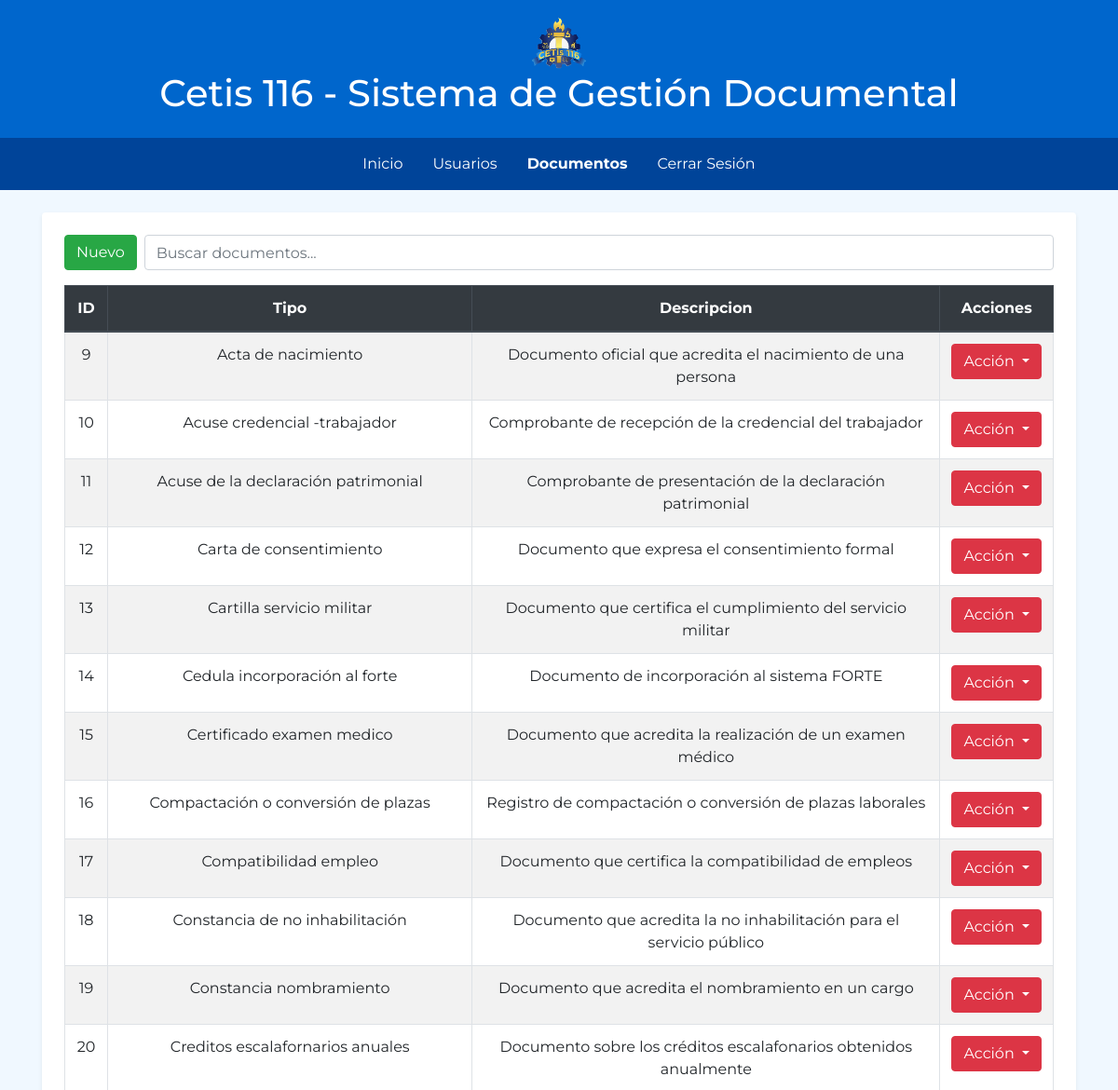
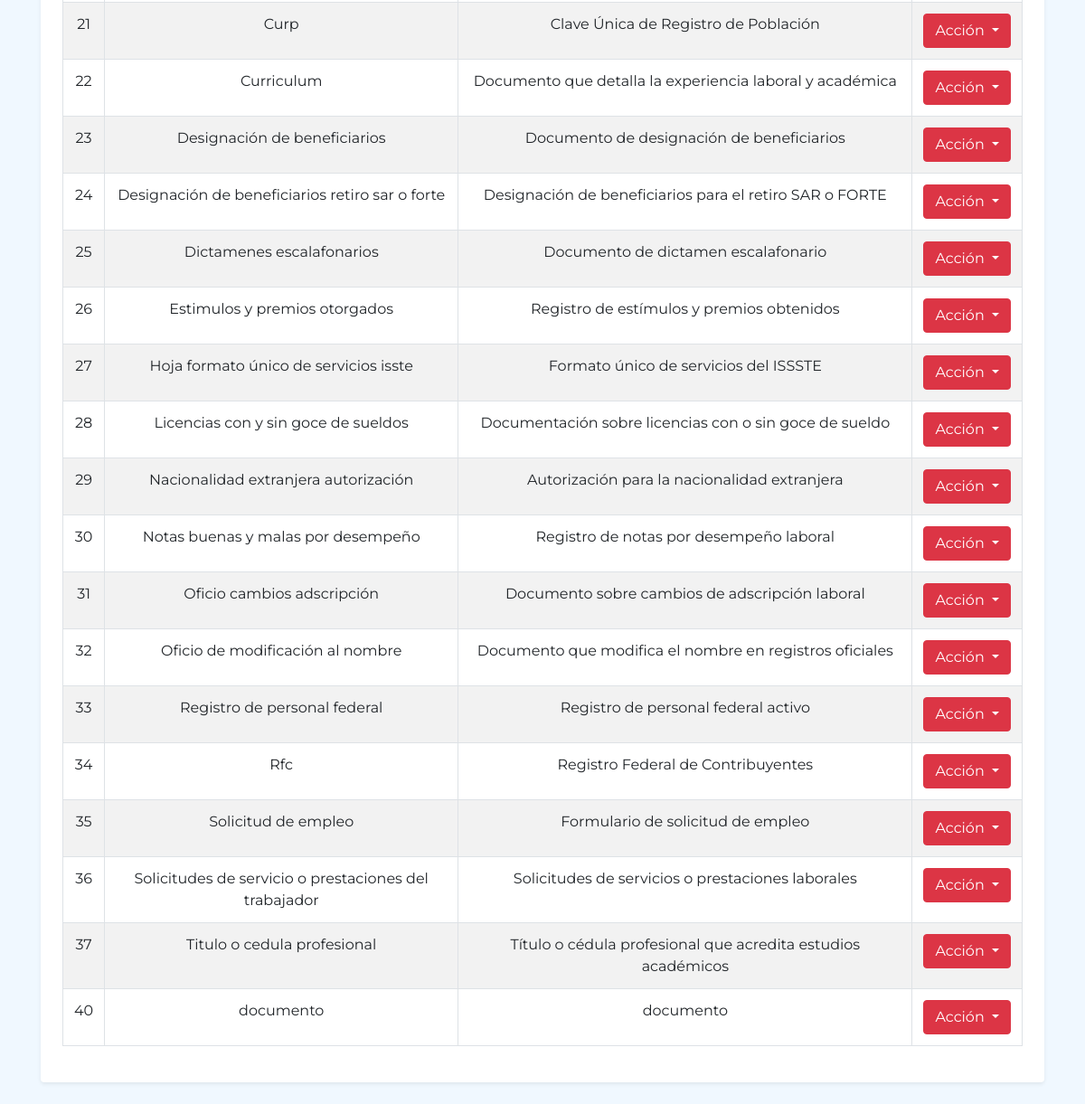
Screenshot of /admin/tipo_documentos/documentos.php (signed in) with the database file from the repository (2 pictures, top to bottom).
### tables this page shows
CREATE TABLE `tipos_documentos` (
  `id` int(11) NOT NULL,
  `tipo` varchar(100) NOT NULL,
  `descripcion` varchar(200) NOT NULL
);

### admin/tipo_documentos/documentos.php (the view, shortened to what this page needs)
<?php
$conexion = mysqli_connect("localhost", "root", "", "repositorio_c116");
$consulta = "SELECT * FROM tipos_documentos";
$query = mysqli_query($conexion, $consulta);
?>
<!DOCTYPE html>
<html lang="es">
<head>
    <link rel="stylesheet" href="https://stackpath.bootstrapcdn.com/bootstrap/4.5.2/css/bootstrap.min.css">
    <link rel="stylesheet" href="https://cdnjs.cloudflare.com/ajax/libs/font-awesome/5.15.3/css/all.min.css">
</head>
<body>
    <header class="header text-center py-3">
        <img src="../../img/logo.png" width="60" height="60" alt="">
        <h1>Cetis 116 - Sistema de Gestión Documental</h1>
    </header>
    <nav class="nav-custom">
        <ul class="nav justify-content-center py-2">
            <li class="nav-item">
                <a class="nav-link text-white" href="../index.php">Inicio</a>
            </li>
            <li class="nav-item">
                <a class="nav-link text-white" href="../usuarios/usuarios.php">Usuarios</a>
            </li>
            <li class="nav-item">
                <a class="nav-link text-white font-weight-bold" href="../tipo_documentos/documentos.php">Documentos</a>
            </li>
            <li class="nav-item">
                <a class="nav-link text-white" href="" data-toggle="modal" data-target="#logoutModal">Cerrar Sesión</a>
            </li>
        </ul>
    </nav>
    <div class="container my-4">
        <div class="content bg-white p-4 rounded shadow-sm">
            <div class="content">
                <div class="search-bar d-flex mb-3">
                    <button class="btn btn-success mr-2" data-toggle="modal" data-target="#userModal-nuevo"
                        onclick="showModal('nuevo')">Nuevo</button>
                    <input id="buscar" type="text" class="form-control" placeholder="Buscar documentos..."
                        onkeyup="onSearch()">
                </div>
                <table class="table table-bordered table-striped bg-white table-text-center">
                    <thead class="thead-dark">
                        <tr>
                            <th>ID</th>
                            <th>Tipo</th>
                            <th>Descripcion</th>
                            <th>Acciones</th>
                        </tr>
                    </thead>
                    <tbody id="tabla_tipo_documentos">
                        <?php while($row = mysqli_fetch_array($query)): ?>
                        <tr>
                            <td><?= $row['id'] ?></td>
                            <td><?= $row['tipo'] ?></td>
                            <td><?= $row['descripcion'] ?></td>
                            <td>
                                <div class="btn-group">
                                    <button type="button" class="btn btn-danger dropdown-toggle"
                                        data-bs-toggle="dropdown" aria-expanded="false">
                                        Acción
                                    </button>
                                </div>
                            </td>
                        </tr>
                        <?php endwhile;?>
                    </tbody>
                </table>
            </div>
        </div>
    </div>
</body>
</html>

### admin/tipo_documentos/documentos.php (style rules this page uses)
body { font-family: 'Montserrat', sans-serif; background-color: #f0f8ff; }
.header { background-color: #0066cc; color: white; }
.nav-custom { background-color: #004499; }
.table { width: 100%; max-width: 100%; table-layout: initial; }
th, tr { text-align: center; }

### rows the page displays
tipos_documentos: id "9", tipo "Acta de nacimiento", descripcion "Documento oficial que acredita el nacimiento de una persona"
tipos_documentos: id "10", tipo "Acuse credencial -trabajador", descripcion "Comprobante de recepción de la credencial del trabajador"
tipos_documentos: id "11", tipo "Acuse de la declaración patrimonial", descripcion "Comprobante de presentación de la declaración patrimonial"
tipos_documentos: id "12", tipo "Carta de consentimiento", descripcion "Documento que expresa el consentimiento formal"
tipos_documentos: id "13", tipo "Cartilla servicio militar", descripcion "Documento que certifica el cumplimiento del servicio militar"
tipos_documentos: id "14", tipo "Cedula incorporación al forte", descripcion "Documento de incorporación al sistema FORTE"
tipos_documentos: id "15", tipo "Certificado examen medico", descripcion "Documento que acredita la realización de un examen médico"
tipos_documentos: id "16", tipo "Compactación o conversión de plazas", descripcion "Registro de compactación o conversión de plazas laborales"
tipos_documentos: id "17", tipo "Compatibilidad empleo", descripcion "Documento que certifica la compatibilidad de empleos"
tipos_documentos: id "18", tipo "Constancia de no inhabilitación", descripcion "Documento que acredita la no inhabilitación para el servicio público"
tipos_documentos: id "19", tipo "Constancia nombramiento", descripcion "Documento que acredita el nombramiento en un cargo"
tipos_documentos: id "20", tipo "Creditos escalafornarios anuales", descripcion "Documento sobre los créditos escalafonarios obtenidos anualmente"
tipos_documentos: id "21", tipo "Curp", descripcion "Clave Única de Registro de Población"
tipos_documentos: id "22", tipo "Curriculum", descripcion "Documento que detalla la experiencia laboral y académica"
tipos_documentos: id "23", tipo "Designación de beneficiarios", descripcion "Documento de designación de beneficiarios"
tipos_documentos: id "24", tipo "Designación de beneficiarios retiro sar o forte", descripcion "Designación de beneficiarios para el retiro SAR o FORTE"
tipos_documentos: id "25", tipo "Dictamenes escalafonarios", descripcion "Documento de dictamen escalafonario"
tipos_documentos: id "26", tipo "Estimulos y premios otorgados", descripcion "Registro de estímulos y premios obtenidos"
tipos_documentos: id "27", tipo "Hoja formato único de servicios isste", descripcion "Formato único de servicios del ISSSTE"
tipos_documentos: id "28", tipo "Licencias con y sin goce de sueldos", descripcion "Documentación sobre licencias con o sin goce de sueldo"
tipos_documentos: id "29", tipo "Nacionalidad extranjera autorización", descripcion "Autorización para la nacionalidad extranjera"
tipos_documentos: id "30", tipo "Notas buenas y malas por desempeño", descripcion "Registro de notas por desempeño laboral"
tipos_documentos: id "31", tipo "Oficio cambios adscripción", descripcion "Documento sobre cambios de adscripción laboral"
tipos_documentos: id "32", tipo "Oficio de modificación al nombre", descripcion "Documento que modifica el nombre en registros oficiales"
tipos_documentos: id "33", tipo "Registro de personal federal", descripcion "Registro de personal federal activo"
tipos_documentos: id "34", tipo "Rfc", descripcion "Registro Federal de Contribuyentes"
tipos_documentos: id "35", tipo "Solicitud de empleo", descripcion "Formulario de solicitud de empleo"
tipos_documentos: id "36", tipo "Solicitudes de servicio o prestaciones del trabajador", descripcion "Solicitudes de servicios o prestaciones laborales"
tipos_documentos: id "37", tipo "Titulo o cedula profesional", descripcion "Título o cédula profesional que acredita estudios académicos"
tipos_documentos: id "40", tipo "documento", descripcion "documento"
